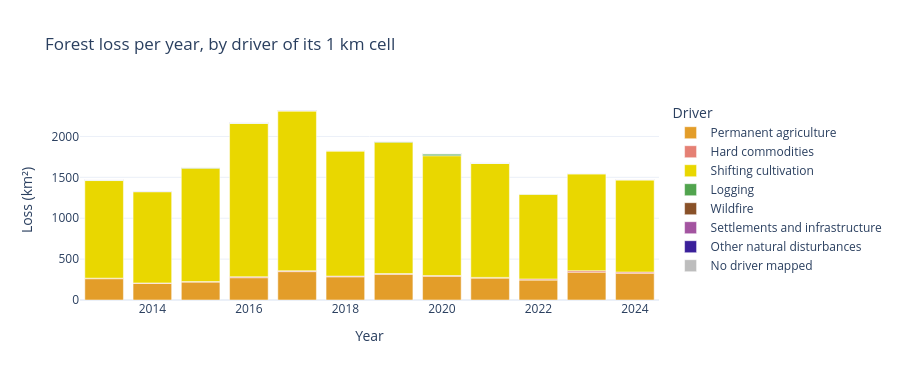

The cell this chart's notebook holds for it:
### Markdown cell above
### 5.5 Drivers per year

National loss per year and driver. The map has no yearly drivers: each 1 km cell has one driver for all of 2001–2024.
Each year's Hansen loss is labelled with the driver of the cell it falls in. So what changes from year to year is how
much is lost, not the driver. A cell that went from farming to mining keeps one driver for every year.

### Code cell
per_year = window.groupby(["year", "driver_name"])["loss_km2"].sum().reset_index()
fig = px.bar(per_year, x="year", y="loss_km2", color="driver_name", color_discrete_map=DRIVER_COLORS,
             category_orders={"driver_name": driver_order},
             labels={"loss_km2": "Loss (km²)", "year": "Year", "driver_name": "Driver"},
             title="Forest loss per year, by driver of its 1 km cell", template="plotly_white", height=380)
fig.show()
per_year.pivot(index="year", columns="driver_name", values="loss_km2").reindex(
    columns=[name for name in driver_order if name in set(per_year["driver_name"])]).round(0)

### Figure 1 — Plotly figure (JSON) as saved in the notebook; plotly's stock layout.template omitted (floating-point values rounded to 4 significant figures)
{"data": [{"hovertemplate": "Driver=Permanent agriculture<br>Year=%{x}<br>Loss (km²)=%{y}<extra></extra>", "legendgroup": "Permanent agriculture", "marker": {"color": "#E39D29", "pattern": {"shape": ""}}, "name": "Permanent agriculture", "orientation": "v", "showlegend": true, "textposition": "auto", "type": "bar", "x": [2013, 2014, 2015, 2016, 2017, 2018, 2019, 2020, 2021, 2022, 2023, 2024], "xaxis": "x", "y": [260.5, 202.8, 219.3, 272.8, 347.2, 283.7, 314.0, 290.9, 267.5, 243.5, 340.7, 327.9], "yaxis": "y"}, {"hovertemplate": "Driver=Hard commodities<br>Year=%{x}<br>Loss (km²)=%{y}<extra></extra>", "legendgroup": "Hard commodities", "marker": {"color": "#E58074", "pattern": {"shape": ""}}, "name": "Hard commodities", "orientation": "v", "showlegend": true, "textposition": "auto", "type": "bar", "x": [2013, 2014, 2015, 2016, 2017, 2018, 2019, 2020, 2021, 2022, 2023, 2024], "xaxis": "x", "y": [6.72, 6.019, 6.204, 11.62, 10.73, 8.707, 9.611, 7.589, 9.05, 13.56, 17.53, 14.16], "yaxis": "y"}, {"hovertemplate": "Driver=Shifting cultivation<br>Year=%{x}<br>Loss (km²)=%{y}<extra></extra>", "legendgroup": "Shifting cultivation", "marker": {"color": "#E9D700", "pattern": {"shape": ""}}, "name": "Shifting cultivation", "orientation": "v", "showlegend": true, "textposition": "auto", "type": "bar", "x": [2013, 2014, 2015, 2016, 2017, 2018, 2019, 2020, 2021, 2022, 2023, 2024], "xaxis": "x", "y": [1194.0, 1115.0, 1385.0, 1875.0, 1953.0, 1530.0, 1606.0, 1466.0, 1392.0, 1037.0, 1184.0, 1128.0], "yaxis": "y"}, {"hovertemplate": "Driver=Logging<br>Year=%{x}<br>Loss (km²)=%{y}<extra></extra>", "legendgroup": "Logging", "marker": {"color": "#51A44E", "pattern": {"shape": ""}}, "name": "Logging", "orientation": "v", "showlegend": true, "textposition": "auto", "type": "bar", "x": [2013, 2014, 2015, 2016, 2017, 2018, 2019, 2020, 2021, 2022, 2023, 2024], "xaxis": "x", "y": [7.562, 4.941, 12.05, 5.656, 5.219, 2.232, 8.921, 22.83, 5.781, 3.36, 3.535, 1.935], "yaxis": "y"}, {"hovertemplate": "Driver=Wildfire<br>Year=%{x}<br>Loss (km²)=%{y}<extra></extra>", "legendgroup": "Wildfire", "marker": {"color": "#895128", "pattern": {"shape": ""}}, "name": "Wildfire", "orientation": "v", "showlegend": true, "textposition": "auto", "type": "bar", "x": [2013, 2014, 2015, 2016, 2017, 2019, 2020, 2021, 2022, 2023, 2024], "xaxis": "x", "y": [0.01064, 0.005325, 0.003022, 0.03023, 0.02713, 0.03717, 0.8587, 0.1189, 0.206, 0.04467, 0.08704], "yaxis": "y"}, {"hovertemplate": "Driver=Settlements and infrastructure<br>Year=%{x}<br>Loss (km²)=%{y}<extra></extra>", "legendgroup": "Settlements and infrastructure", "marker": {"color": "#A354A0", "pattern": {"shape": ""}}, "name": "Settlements and infrastructure", "orientation": "v", "showlegend": true, "textposition": "auto", "type": "bar", "x": [2013, 2014, 2015, 2016, 2017, 2018, 2019, 2020, 2021, 2022, 2023, 2024], "xaxis": "x", "y": [3.013, 2.433, 3.63, 4.71, 5.59, 4.136, 4.144, 4.593, 3.688, 3.694, 2.196, 3.082], "yaxis": "y"}, {"hovertemplate": "Driver=Other natural disturbances<br>Year=%{x}<br>Loss (km²)=%{y}<extra></extra>", "legendgroup": "Other natural disturbances", "marker": {"color": "#3A209A", "pattern": {"shape": ""}}, "name": "Other natural disturbances", "orientation": "v", "showlegend": true, "textposition": "auto", "type": "bar", "x": [2013, 2014, 2015, 2016, 2017, 2018, 2019, 2020, 2021, 2022, 2023, 2024], "xaxis": "x", "y": [1.187, 0.5858, 0.8779, 2.791, 1.536, 2.529, 1.59, 1.116, 1.841, 1.513, 1.126, 1.152], "yaxis": "y"}, {"hovertemplate": "Driver=No driver mapped<br>Year=%{x}<br>Loss (km²)=%{y}<extra></extra>", "legendgroup": "No driver mapped", "marker": {"color": "#BDBDBD", "pattern": {"shape": ""}}, "name": "No driver mapped", "orientation": "v", "showlegend": true, "textposition": "auto", "type": "bar", "x": [2013, 2014, 2015, 2016, 2017, 2018, 2019, 2020, 2021, 2022, 2023, 2024], "xaxis": "x", "y": [0.7461, 0.6062, 0.3641, 0.3216, 0.2541, 0.1864, 0.2806, 0.2535, 0.3172, 0.2913, 0.1562, 0.3193], "yaxis": "y"}], "layout": {"barmode": "relative", "height": 380, "legend": {"title": {"text": "Driver"}, "tracegroupgap": 0}, "title": {"text": "Forest loss per year, by driver of its 1 km cell"}, "xaxis": {"anchor": "y", "domain": [0, 1], "title": {"text": "Year"}}, "yaxis": {"anchor": "x", "domain": [0, 1], "title": {"text": "Loss (km²)"}}}}
